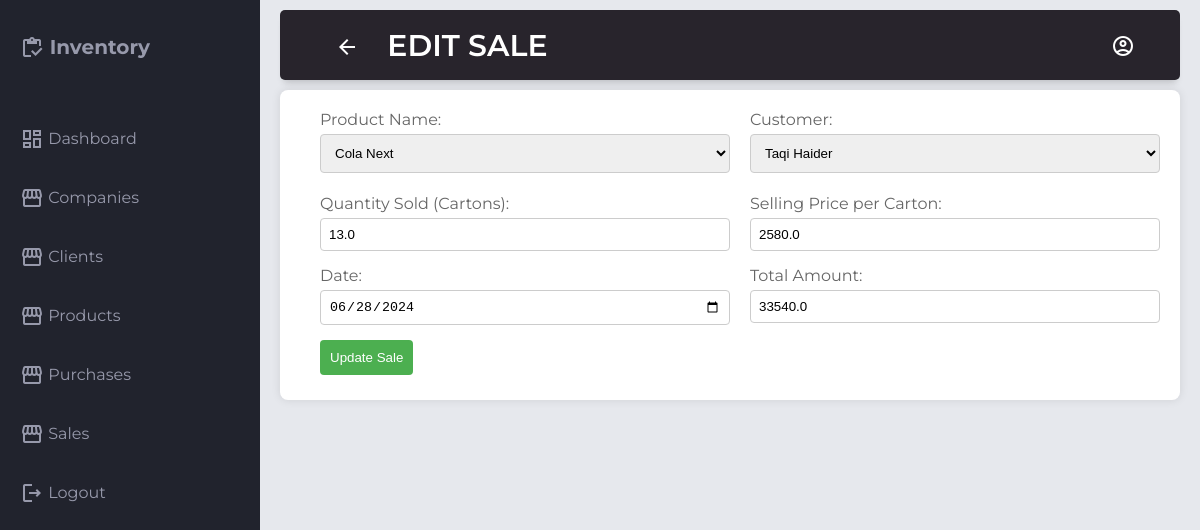
The app's page /edit_sale?sale_id=1 with its own data.
### tables this page shows
CREATE TABLE products (
            product_id INTEGER PRIMARY KEY AUTOINCREMENT,
            product_name TEXT NOT NULL,
            company_id INTEGER NOT NULL,
            brand TEXT NOT NULL,
            pieces_per_carton INTEGER NOT NULL,
            price_carton REAL NOT NULL,
            selling_price_carton REAL NOT NULL,
            current_cartons INTEGER NOT NULL,
            alarming_stock_level INTEGER NOT NULL
        );

CREATE TABLE sales (
            sale_id INTEGER PRIMARY KEY AUTOINCREMENT,
            product_id INTEGER NOT NULL,
            client_id INTEGER NOT NULL,
            quantity_sold_cartons REAL NOT NULL,
            sale_total REAL NOT NULL,
            sold_date DATE NOT NULL
        );

### app.py (the view)
@app.route("/edit_sale", methods=["GET", "POST"])
def edit_sale():
    if request.method == "GET":
        try:
            sale_id = int(request.args.get("sale_id"))
        except ValueError:
            return jsonify({"success": False, "message": "Invalid sale_id"})
        session_id = request.cookies.get("session_id")
        verified = is_valid_session(session_id)
        if not verified:
            return render_template("login.html", message="Unauthorized Access Denied!")
        sale_to_edit = get_one_sale(sale_id)
        if sale_to_edit is None:
            return render_template("error.html", message="sale not found!")
        products = get_all_products()
        clients = get_all_clients()
        return render_template(
            "edit_sale.html",
            session_id=session_id,
            user=verified,
            sale_to_edit=sale_to_edit,
            products=products,
            clients=clients,
            page_name="Edit sale",
        )
    else:
        sale = request.get_json()
        response = update_sale(sale)
        return jsonify(response)

### app.py (called while the page is built)
def is_valid_session(session_id):
    user = get_user_by_session_id(session_id)
    if user:
        username = user["username"]
        expiration_time = user["session_expiration"]
        if datetime.now() < expiration_time:
            return True, username
    return False, False

### db_functions.py (called while the page is built, shortened)
def get_one_company(company_id: int):
    conn = sqlite3.connect(DATABASE)
    conn.row_factory = sqlite3.Row
    cursor = conn.cursor()
    cursor.execute("SELECT * FROM COMPANIES WHERE company_id = ?", (company_id,))
    company = cursor.fetchone()
    conn.close()
    if company:
        return dict(company)

def get_user_by_session_id(session_id: str):
    conn = sqlite3.connect(DATABASE)
    conn.row_factory = sqlite3.Row
    cursor = conn.cursor()
    cursor.execute("SELECT * FROM users WHERE session_id = ?", (session_id,))
    user = cursor.fetchone()
    conn.close()

def get_one_sale(sale_id: int):
    conn = sqlite3.connect(DATABASE)
    conn.row_factory = sqlite3.Row
    cursor = conn.cursor()
    cursor.execute(
        """SELECT s.sale_id,p.product_id,cl.client_id,p.selling_price_carton,s.quantity_sold_cartons,s.sale_total,s.sold_date FROM SALES s
            LEFT JOIN products P ON p.product_id = s.product_id
            LEFT JOIN clients cl ON cl.client_id = s.client_id where sale_id=?""",
        (sale_id,),
    )
    sale = cursor.fetchone()
    conn.close()
    if sale:
        return dict(sale)
    else:
        return None

def get_all_clients():
    conn = sqlite3.connect(DATABASE)
    conn.row_factory = sqlite3.Row
    cursor = conn.cursor()
    cursor.execute("SELECT * FROM CLIENTS")
    all_clients = cursor.fetchall()
    conn.close()
    if all_clients:
        all_clients = [
            {
                "client_id": client["client_id"],
                "client_name": client["client_name"],
                "contact": client["contact"],
                "client_since": client["client_since"],
                "address": client["address"],
            }
            for client in all_clients
        ]
    return all_clients

### templates/edit_sale.html (shortened to what this page needs)
{% extends 'base.html' %}
{% block header %}
{{ page_name|upper }}
{% endblock %}
{% block main %}
<div class="form-container">
    <form onsubmit="updateSales(event, '{{ sale_to_edit.sale_id }}', '{{ session_id }}')" method="post">
        <div class="form-group">
            <div class="combination">
                <label for="product">Product Name:</label>
                <select class="input-box" id="product_id" name="product_id" required>
                    {% for product in products %}
                    <option value="{{product.product_id}}" data-price="{{product.selling_price_carton}}" {% if
                        product.product_id==sale_to_edit.product_id %}selected{% endif %}>
                        {{product.product_name }}</option>
                    {% endfor %}
                </select>
            </div>
            <div class="combination">
                <label for="client">Customer:</label>
                <select class="input-box" id="client_id" name="client_id" required>
                    {% for client in clients %}
                    <option value="{{client.client_id}}" {% if client.client_id==sale_to_edit.client_id %}selected{% endif %}>{{
                        client.client_name }}</option>
                    {% endfor %}
                </select>
            </div>
        </div>
        <div class="form-group">
            <div class="combination">
                <label for="quantity_sold_cartons">Quantity Sold (Cartons):</label>
                <input type="number" class="input-box" id="quantity_sold_cartons" name="quantity_sold_cartons"
                    value="{{sale_to_edit.quantity_sold_cartons}}" min="1">
            </div>
            <div class="combination">
                <label for="selling_price_per_carton">Selling Price per Carton:</label>
                <input type="number" class="input-box" id="selling_price_per_carton" name="selling_price_per_carton"
                    value="{{sale_to_edit.selling_price_carton}}" min="1">
            </div>
        </div>
        <div class="form-group">
            <div class="combination">
                <label for="sold_date">Date:</label>
                <input type="date" class="input-box" id="sold_date" name="sold_date" value="{{sale_to_edit.sold_date}}"
                    required>
            </div>
            <div class="combination">
                <label for="sale_total">Total Amount:</label>
                <input type="number" class="input-box" id="sale_total" name="sale_total"
                    value="{{sale_to_edit.sale_total}}" required>
            </div>
        </div>
        <div class="form-group">
            <div class="combination">
                <button type="submit">Update Sale</button>
            </div>
        </div>
    </form>
</div>
{% endblock %}

### static/css/style.css (style rules this page uses)
body { margin: 0; padding: 0; box-sizing: border-box; background-color: #e6e8ed; color: #666666; font-family: "Montserrat", sans-serif; }
.form-container { background-color: #fff; padding: 20px; border-radius: 8px; box-shadow: 0 0 10px rgba(0, 0, 0, 0.1); width: max-content; }
.form-group { display: flex; flex-direction: row; margin-bottom: 5px; }
.combination { display: flex; flex-direction: column; margin-left: 20px; }
.input-box { width: 410px; }
button { background-color: #3261e4; color: white; padding: 10px 15px; border: none; border-radius: 4px; cursor: pointer; }
label { display: block; margin-bottom: 8px; }
input, select { width: 100%; padding: 10px; margin-bottom: 16px; border: 1px solid #ccc; border-radius: 4px; box-sizing: border-box; }

### templates/base.html (style rules this page uses)
form { width: 40%; }
form label { display: block; margin-bottom: 5px; }
form input { width: 100%; padding: 8px; margin-bottom: 10px; }
form button { padding: 10px; background-color: #4CAF50; color: white; border: none; cursor: pointer; }

### records on screen
products: product_id "Cola Next", selling_price_per_carton "2580.0"
sales: quantity_sold_cartons "13.0", sold_date "06/28/2024", sale_total "33540.0"

### other values on screen
{{ page_name|upper }} "EDIT SALE"
form field client_id "Taqi Haider"
